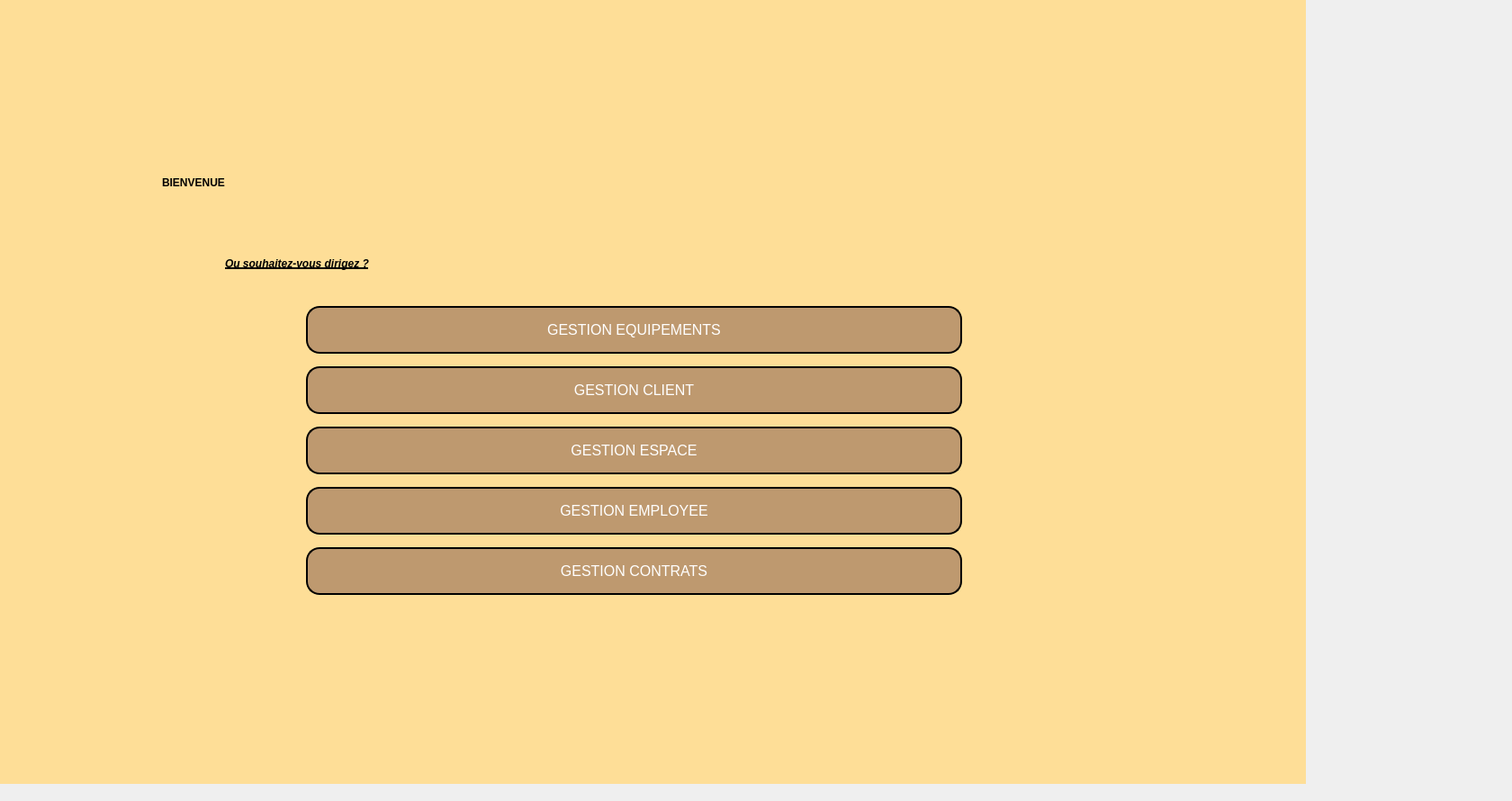
    <widget class="QWidget" name="menu">
     <widget class="QPushButton" name="gestio_contrat">
      <property name="geometry">
       <rect>
        <x>340</x>
        <y>608</y>
        <width>729</width>
        <height>53</height>
       </rect>
      </property>
      <property name="styleSheet">
       <string notr="true">QPushButton {
    font-size: 12pt; /* Larger font size */
    border: 2px solid #000000; /* Black border */
    border-radius: 15px; /* Rounded corners */
    padding: 12px 24px; /* Increased padding for better spacing */
    color: #ffffff; /* White text */
    background-color: #be996f; /* Gold background */
}

QPushButton:hover {
    background-color: #8b5f3d; /* Darker gold on hover */
}

QPushButton:pressed {
    background-color: #9e4b0f; /* Darker gold when pressed */
}
</string>
      </property>
      <property name="text">
       <string>GESTION CONTRATS</string>
      </property>
     </widget>
     <widget class="QLabel" name="label_65">
      <property name="geometry">
       <rect>
        <x>-220</x>
        <y>-10</y>
        <width>1671</width>
        <height>881</height>
       </rect>
      </property>
      <property name="styleSheet">
       <string notr="true">background-color: #fede97;</string>
      </property>
      <property name="text">
       <string/>
      </property>
      <property name="pixmap">
       <pixmap>:/Downloads/pic1.png</pixmap>
      </property>
     </widget>
     <widget class="QLabel" name="label_64">
      <property name="geometry">
       <rect>
        <x>250</x>
        <y>272</y>
        <width>281</width>
        <height>41</height>
       </rect>
      </property>
      <property name="font">
       <font>
        <weight>75</weight>
        <italic>true</italic>
        <bold>true</bold>
        <underline>true</underline>
       </font>
      </property>
      <property name="styleSheet">
       <string notr="true">#label_11 {
    font-size: 18px; /* Adjust font size as needed */
    font-weight: bold; /* Make the text bold */
    color: #cd853f; /* Peru color */
    text-align: center; /* Center align the text */
    text-decoration: underline; /* Add underline */
}
</string>
      </property>
      <property name="text">
       <string>Ou souhaitez-vous dirigez ?</string>
      </property>
     </widget>
     <widget class="QPushButton" name="gestio_cl">
      <property name="geometry">
       <rect>
        <x>340</x>
        <y>407</y>
        <width>729</width>
        <height>53</height>
       </rect>
      </property>
      <property name="styleSheet">
       <string notr="true">QPushButton {
    font-size: 12pt; /* Larger font size */
    border: 2px solid #000000; /* Black border */
    border-radius: 15px; /* Rounded corners */
    padding: 12px 24px; /* Increased padding for better spacing */
    color: #ffffff; /* White text */
    background-color: #be996f; /* Gold background */
}

QPushButton:hover {
    background-color: #8b5f3d; /* Darker gold on hover */
}

QPushButton:pressed {
    background-color: #9e4b0f; /* Darker gold when pressed */
}
</string>
      </property>
      <property name="text">
       <string>GESTION CLIENT</string>
      </property>
     </widget>
     <widget class="QLabel" name="label_63">
      <property name="geometry">
       <rect>
        <x>180</x>
        <y>162</y>
        <width>341</width>
        <height>81</height>
       </rect>
      </property>
      <property name="font">
       <font>
        <weight>75</weight>
        <italic>false</italic>
        <bold>true</bold>
       </font>
      </property>
      <property name="styleSheet">
       <string notr="true">#label_17 {
    font-size: 36px; /* Adjust font size as needed */
    font-weight: bold; /* Make the text bold */
    color: #8b4513; /* Saddle brown color */
    text-shadow: 2px 2px 4px rgba(0, 0, 0, 0.3); /* Add a subtle shadow effect */
}
</string>
      </property>
      <property name="text">
       <string>BIENVENUE </string>
      </property>
     </widget>
     <widget class="QPushButton" name="gestio_space">
      <property name="geometry">
       <rect>
        <x>340</x>
        <y>474</y>
        <width>729</width>
        <height>53</height>
       </rect>
      </property>
      <property name="styleSheet">
       <string notr="true">QPushButton {
    font-size: 12pt; /* Larger font size */
    border: 2px solid #000000; /* Black border */
    border-radius: 15px; /* Rounded corners */
    padding: 12px 24px; /* Increased padding for better spacing */
    color: #ffffff; /* White text */
    background-color: #be996f; /* Gold background */
}

QPushButton:hover {
    background-color: #8b5f3d; /* Darker gold on hover */
}

QPushButton:pressed {
    background-color: #9e4b0f; /* Darker gold when pressed */
}
</string>
      </property>
      <property name="text">
       <string>GESTION ESPACE</string>
      </property>
     </widget>
     <widget class="QPushButton" name="gestio_emp">
      <property name="geometry">
       <rect>
        <x>340</x>
        <y>541</y>
        <width>729</width>
        <height>53</height>
       </rect>
      </property>
      <property name="styleSheet">
       <string notr="true">QPushButton {
    font-size: 12pt; /* Larger font size */
    border: 2px solid #000000; /* Black border */
    border-radius: 15px; /* Rounded corners */
    padding: 12px 24px; /* Increased padding for better spacing */
    color: #ffffff; /* White text */
    background-color: #be996f; /* Gold background */
}

QPushButton:hover {
    background-color: #8b5f3d; /* Darker gold on hover */
}

QPushButton:pressed {
    background-color: #9e4b0f; /* Darker gold when pressed */
}
</string>
      </property>
      <property name="text">
       <string>GESTION EMPLOYEE</string>
      </property>
     </widget>
     <widget class="QPushButton" name="gestio_eq">
      <property name="geometry">
       <rect>
        <x>340</x>
        <y>340</y>
        <width>729</width>
        <height>53</height>
       </rect>
      </property>
      <property name="styleSheet">
       <string notr="true">QPushButton {
    font-size: 12pt; /* Larger font size */
    border: 2px solid #000000; /* Black border */
    border-radius: 15px; /* Rounded corners */
    padding: 12px 24px; /* Increased padding for better spacing */
    color: #ffffff; /* White text */
    background-color: #be996f; /* Gold background */
}

QPushButton:hover {
    background-color: #8b5f3d; /* Darker gold on hover */
}

QPushButton:pressed {
    background-color: #9e4b0f; /* Darker gold when pressed */
}
</string>
      </property>
      <property name="text">
       <string>GESTION EQUIPEMENTS</string>
      </property>
     </widget>
     <widget class="QLabel" name="label_80">
      <property name="geometry">
       <rect>
        <x>1260</x>
        <y>-40</y>
        <width>291</width>
        <height>241</height>
       </rect>
      </property>
      <property name="text">
       <string/>
      </property>
      <property name="pixmap">
       <pixmap>../../Downloads/422871135_3753649611547138_2993912555110327539_n-removebg-preview.png</pixmap>
      </property>
      <property name="scaledContents">
       <bool>true</bool>
      </property>
     </widget>
     <zorder>label_65</zorder>
     <zorder>gestio_contrat</zorder>
     <zorder>label_64</zorder>
     <zorder>gestio_cl</zorder>
     <zorder>label_63</zorder>
     <zorder>gestio_space</zorder>
     <zorder>gestio_emp</zorder>
     <zorder>gestio_eq</zorder>
     <zorder>label_80</zorder>
    </widget>
